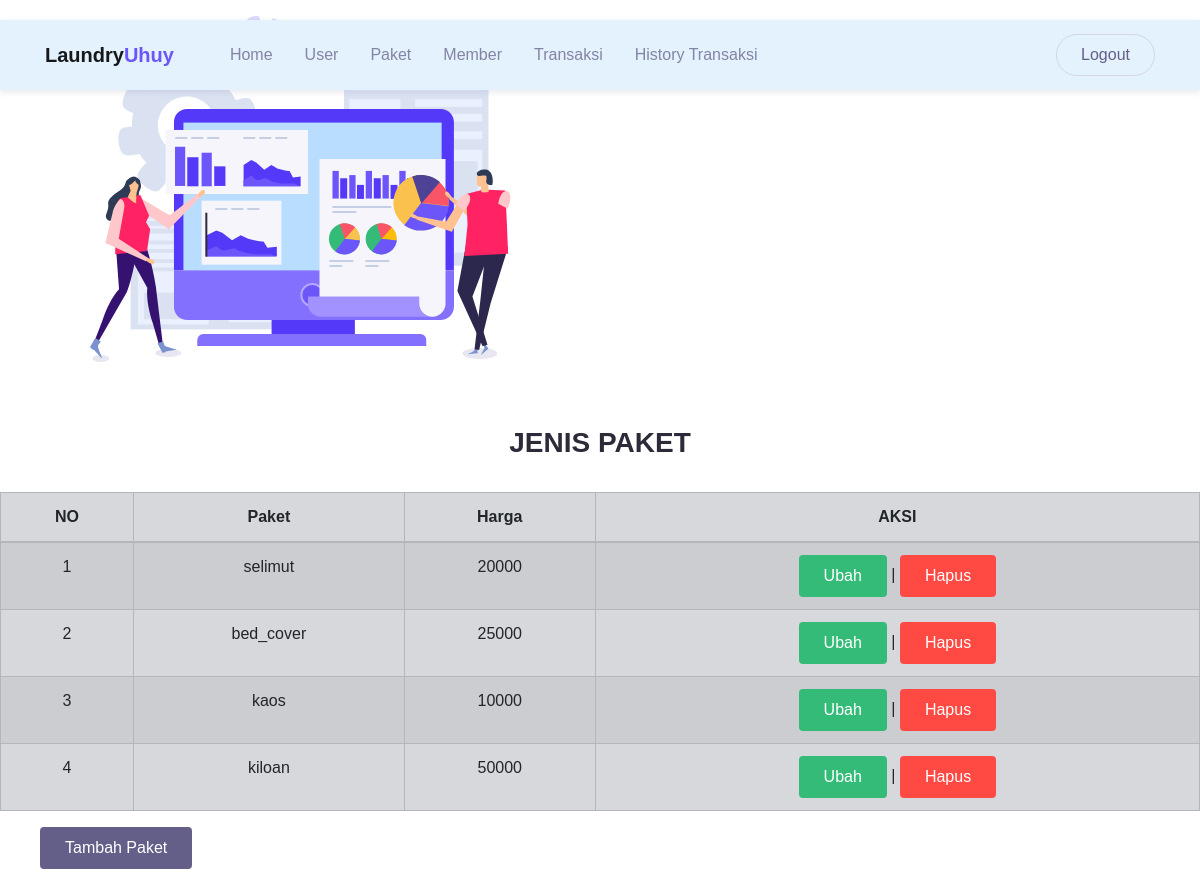
/paket.php (signed in), run on the app's committed database.
### tables this page shows
CREATE TABLE `paket` (
  `id_paket` int(11) NOT NULL,
  `jenis_paket` enum('kiloan','selimut','bed_cover','kaos') NOT NULL,
  `harga` int(11) NOT NULL
);

### paket.php (the view, shortened to what this page needs)
<!DOCTYPE html>
<html>
<head>
 <?php
 include "header.php"
 ?>
</head>
<body>
    <br>
    <br>
    <h3 align="center"><strong>JENIS PAKET</strong></h3>
    <br>
    <table class="table table-secondary table-striped">
        <thead>
            <tr>
                <th>NO</th>
                <th>Paket</th>
                <th>Harga</th>
                <th>AKSI</th>
            </tr>
        </thead>
        <tbody>
            <?php
            include "koneksi.php";
            $qry_paket=mysqli_query($conn,"select * from paket ");
            $no=0;
            while($data_paket=mysqli_fetch_array($qry_paket)){
            $no++;?>
            <tr>
                <td><?=$no?>
                </td><td><?=$data_paket['jenis_paket']?></td>
                <td><?=$data_paket['harga']?></td>
                <td><a href="ubah_paket.php?id_paket=<?=$data_paket['id_paket']?>" class="btn btn-success">Ubah</a> |
                <a href="hapus_paket.php?id_paket=<?=$data_paket['id_paket']?>" onclick="return confirm('Apakah anda yakin menghapus data ini?')" class="btn btn-danger">Hapus</a></td>
            </tr>
            <?php
            }
            ?>
        </tbody>
    </table>
    <ul>
    <a href ="tambah_paket.php" button class="btn btn-secondary me-md-2" type="button">Tambah Paket</button>
</body>
</html>

### assets/css/theme.css (style rules this page uses)
:root { --primary: #6C55F9; --accent: #FF3D85; --secondary: #645F88; --success: #35bb78; --info: #05B4E1; --warning: #FAC14D; --danger: #FF4943; --grey: #B4B2C5; --dark: #2D2B3A; --light: #F6F5FC; }
body { font-family: "Work Sans", sans-serif; line-height: 1.5; color: #2D2B3A; }
a { color: #6C55F9; text-decoration: none; background-color: transparent; }
.btn { transition: all .2s ease; }
.btn-secondary { color: #fff; background-color: #645F88; border-color: transparent; }
.btn-success { color: #fff; background-color: #35bb78; border-color: transparent; }
.btn-danger { color: #fff; background-color: #FF4943; border-color: transparent; }
.btn { padding: 8px 24px; }

### paket.php (style rules this page uses)
table, th, td { border: 1px solid; border-collapse: collapse; text-align: center; }
table { width: 85%; }
th, td { height: 50px; }

### data on the page
paket: jenis_paket "selimut", harga "20000"
paket: jenis_paket "bed_cover", harga "25000"
paket: jenis_paket "kaos", harga "10000"
paket: jenis_paket "kiloan", harga "50000"
